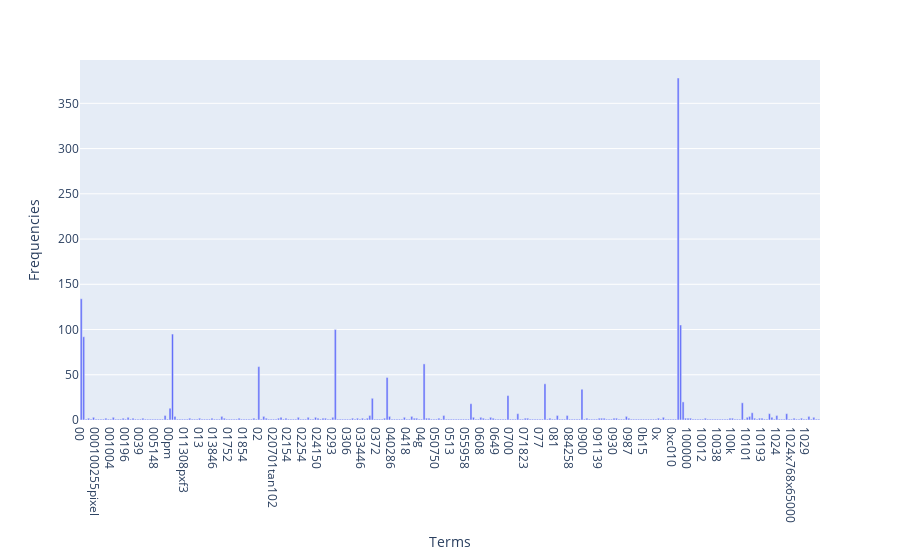

Notebook code cell kept with this figure:
### Markdown cell above
### >>> **Exercise 12 (take home):**
If you want a nicer interactive visualization here, I would encourage you try to install and use plotly to achieve this.

### Code cell
# Answer here
import plotly.express as px
fig = px.bar(x=count_vect.get_feature_names_out()[:300], 
            y=term_frequencies[:300])
fig.update_layout(
    xaxis_title="Terms",
    yaxis_title="Frequencies"
)
fig.show()

### Figure 1 — Plotly figure (JSON) as saved in the notebook; plotly's stock layout.template omitted (floating-point values rounded to 4 significant figures; data arrays with more than 128 entries replaced by an {"elided": "..."} marker saying what was removed)
{"data": [{"alignmentgroup": "True", "hovertemplate": "x=%{x}<br>y=%{y}<extra></extra>", "legendgroup": "", "marker": {"color": "#636efa", "pattern": {"shape": ""}}, "name": "", "offsetgroup": "", "orientation": "v", "showlegend": false, "textposition": "auto", "type": "bar", "x": {"elided": "300 str values"}, "xaxis": "x", "y": {"elided": "300 int values"}, "yaxis": "y"}], "layout": {"barmode": "relative", "legend": {"tracegroupgap": 0}, "margin": {"t": 60}, "xaxis": {"anchor": "y", "domain": [0, 1], "title": {"text": "Terms"}}, "yaxis": {"anchor": "x", "domain": [0, 1], "title": {"text": "Frequencies"}}}}
